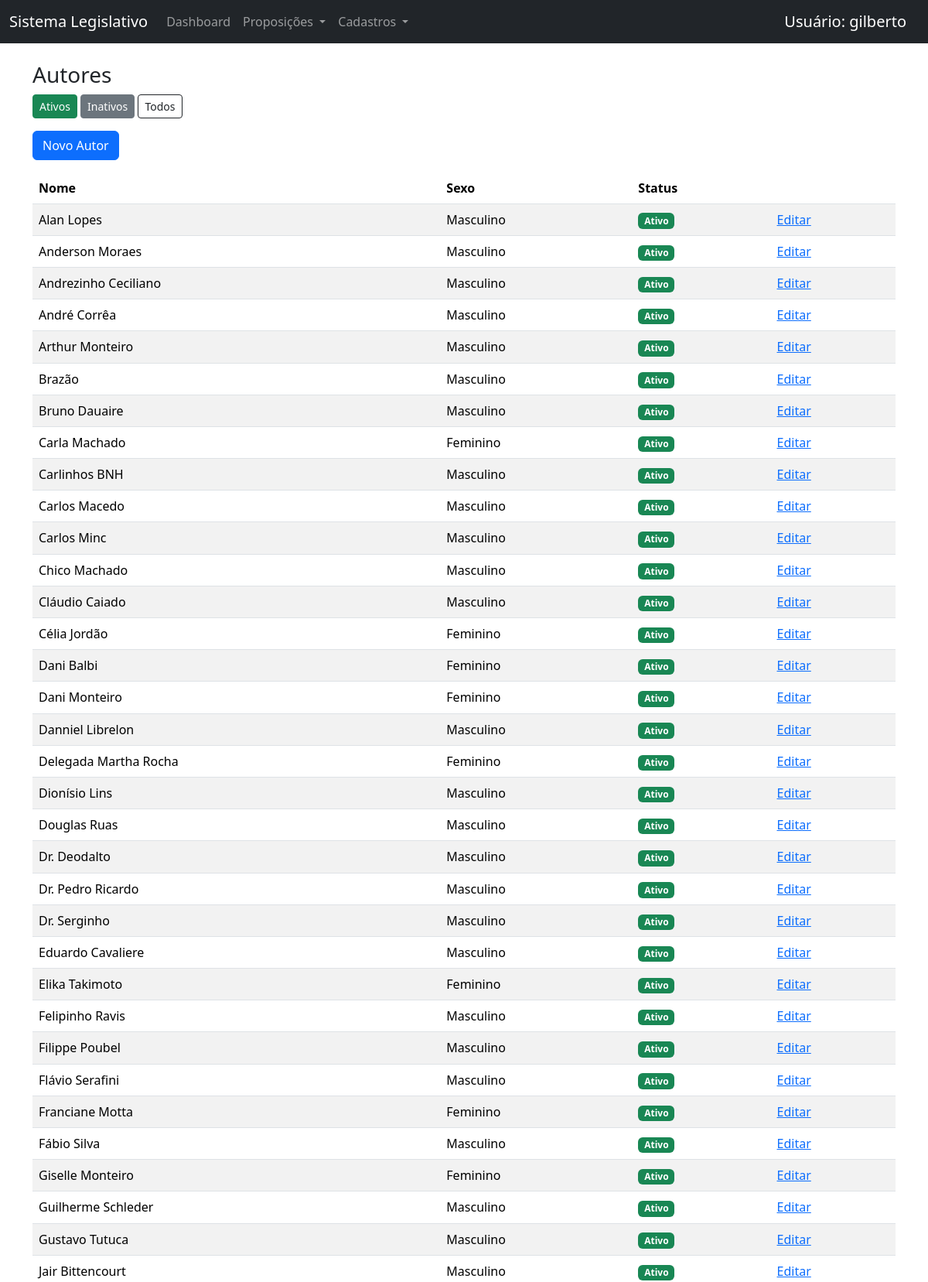
The page /autores/ (signed in, upper part) on the database its author committed.
### www/models.py (models this page shows, shortened)
class Autor(models.Model):
    nome = models.CharField(max_length=150)
    sexo = models.CharField(
        max_length=1,
        choices=[
            ("M", "Masculino"),
            ("F", "Feminino"),
        ]
    )
    ativo = models.BooleanField(default=True)
    class Meta:
        verbose_name = "Autor"
        verbose_name_plural = "Autores"
        ordering = ["nome"]

### www/views.py (the view)
# urls.py: path("autores/", AutorListView.as_view(), name="autor_list"),
class AutorListView(LoginRequiredMixin, ListView):
    model = Autor
    template_name = "www/autor_list.html"
    context_object_name = "autores"
    def get_queryset(self):
        qs = Autor.objects.all()
        ativo = self.request.GET.get("ativo")
        if ativo == "1":
            qs = qs.filter(ativo=True)
        elif ativo == "0":
            qs = qs.filter(ativo=False)
        return qs

### www/templates/www/autor_list.html
{% extends "base.html" %}
{% block content %}
<h3>Autores</h3>
<div class="mb-3">
    <a href="?ativo=1" class="btn btn-success btn-sm">Ativos</a>
    <a href="?ativo=0" class="btn btn-secondary btn-sm">Inativos</a>
    <a href="{% url 'autor_list' %}" class="btn btn-outline-dark btn-sm">Todos</a>
</div>
<a href="{% url 'autor_create' %}" class="btn btn-primary mb-3">Novo Autor</a>
<table class="table table-striped">
    <thead>
        <tr>
            <th>Nome</th>
            <th>Sexo</th>
            <th>Status</th>
            <th></th>
        </tr>
    </thead>
    <tbody>
        {% for autor in autores %}
        <tr>
            <td>{{ autor.nome }}</td>
            <td>{{ autor.get_sexo_display }}</td>
            <td>
                {% if autor.ativo %}
                    <span class="badge bg-success">Ativo</span>
                {% else %}
                    <span class="badge bg-secondary">Inativo</span>
                {% endif %}
            </td>
            <td>
                <a href="{% url 'autor_update' autor.pk %}">Editar</a>
            </td>
        </tr>
        {% endfor %}
    </tbody>
</table>
{% endblock %}

### www/templates/base.html (shortened to what this page needs)
<!DOCTYPE html>
<html lang="pt-br">
<head>
    <link href="https://cdn.jsdelivr.net/npm/bootstrap@5.3.2/dist/css/bootstrap.min.css" rel="stylesheet">
</head>
<body>
  <nav class="navbar navbar-expand-lg navbar-dark bg-dark mb-4">
    <div class="container-fluid">
      <a class="navbar-brand" href="{% url 'dashboard' %}">
          Sistema Legislativo
      </a>
      <div class="collapse navbar-collapse" id="navbarNav">
        <ul class="navbar-nav me-auto">
          <li class="nav-item">
            <a class="nav-link" href="{% url 'dashboard' %}">Dashboard</a>
          </li>
          <li class="nav-item dropdown">
            <a class="nav-link dropdown-toggle" href="#" role="button"
               data-bs-toggle="dropdown">
              Proposições
            </a>
          </li>
          <li class="nav-item dropdown">
            <a class="nav-link dropdown-toggle" href="#" role="button"
               data-bs-toggle="dropdown">
              Cadastros
            </a>
          </li>
        </ul>
      </div>
      <div class="navbar-brand">
        Usuário: {{ user.username }}
      </div>
    </div>
  </nav>
  <div class="container">
      {% block content %}{% endblock %}
  </div>
</body>
</html>

### rows shown on the page
Autor: nome "Alan Lopes", sexo "Masculino", ativo "Ativo"
Autor: nome "Anderson Moraes", sexo "Masculino", ativo "Ativo"
Autor: nome "Andrezinho Ceciliano", sexo "Masculino", ativo "Ativo"
Autor: nome "André Corrêa", sexo "Masculino", ativo "Ativo"
Autor: nome "Arthur Monteiro", sexo "Masculino", ativo "Ativo"
Autor: nome "Brazão", sexo "Masculino", ativo "Ativo"
Autor: nome "Bruno Dauaire", sexo "Masculino", ativo "Ativo"
Autor: nome "Carla Machado", sexo "Feminino", ativo "Ativo"
Autor: nome "Carlinhos BNH", sexo "Masculino", ativo "Ativo"
Autor: nome "Carlos Macedo", sexo "Masculino", ativo "Ativo"
Autor: nome "Carlos Minc", sexo "Masculino", ativo "Ativo"
Autor: nome "Chico Machado", sexo "Masculino", ativo "Ativo"
Autor: nome "Cláudio Caiado", sexo "Masculino", ativo "Ativo"
Autor: nome "Célia Jordão", sexo "Feminino", ativo "Ativo"
Autor: nome "Dani Balbi", sexo "Feminino", ativo "Ativo"
Autor: nome "Dani Monteiro", sexo "Feminino", ativo "Ativo"
Autor: nome "Danniel Librelon", sexo "Masculino", ativo "Ativo"
Autor: nome "Delegada Martha Rocha", sexo "Feminino", ativo "Ativo"
Autor: nome "Dionísio Lins", sexo "Masculino", ativo "Ativo"
Autor: nome "Douglas Ruas", sexo "Masculino", ativo "Ativo"
Autor: nome "Dr. Deodalto", sexo "Masculino", ativo "Ativo"
Autor: nome "Dr. Pedro Ricardo", sexo "Masculino", ativo "Ativo"
Autor: nome "Dr. Serginho", sexo "Masculino", ativo "Ativo"
Autor: nome "Eduardo Cavaliere", sexo "Masculino", ativo "Ativo"
Autor: nome "Elika Takimoto", sexo "Feminino", ativo "Ativo"
Autor: nome "Felipinho Ravis", sexo "Masculino", ativo "Ativo"
Autor: nome "Filippe Poubel", sexo "Masculino", ativo "Ativo"
Autor: nome "Flávio Serafini", sexo "Masculino", ativo "Ativo"
Autor: nome "Franciane Motta", sexo "Feminino", ativo "Ativo"
Autor: nome "Fábio Silva", sexo "Masculino", ativo "Ativo"
Autor: nome "Giselle Monteiro", sexo "Feminino", ativo "Ativo"
Autor: nome "Guilherme Schleder", sexo "Masculino", ativo "Ativo"
Autor: nome "Gustavo Tutuca", sexo "Masculino", ativo "Ativo"
Autor: nome "Jair Bittencourt", sexo "Masculino", ativo "Ativo"

### other values the page prints
{{ user.username }} "gilberto"
